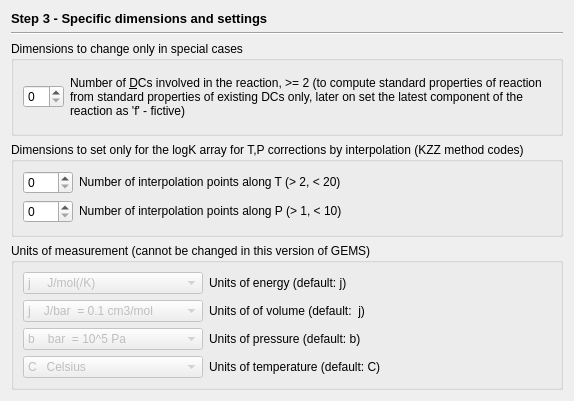
          <widget class="QWidget" name="page_2">
            <layout class="QGridLayout">
              <item row="0" column="0">
                <widget class="QLabel" name="label">
                  <property name="sizePolicy">
                    <sizepolicy hsizetype="Preferred" vsizetype="Fixed">
                      <horstretch>0</horstretch>
                      <verstretch>0</verstretch>
                    </sizepolicy>
                  </property>
                  <property name="font">
                    <font>
                      <pointsize>10</pointsize>
                      <bold>true</bold>
                    </font>
                  </property>
                  <property name="text">
                    <string>Step 3 - Specific dimensions and settings</string>
                  </property>
                </widget>
              </item>
              <item row="1" column="0">
                <widget class="Line" name="line_2">
                  <property name="orientation">
                    <enum>Qt::Horizontal</enum>
                  </property>
                </widget>
              </item>
              <item row="2" column="0">
                <widget class="QGroupBox" name="groupBox_2">
                  <property name="sizePolicy">
                    <sizepolicy hsizetype="Minimum" vsizetype="Minimum">
                      <horstretch>0</horstretch>
                      <verstretch>0</verstretch>
                    </sizepolicy>
                  </property>
                  <property name="title">
                    <string>Dimensions to change only in special cases</string>
                  </property>
                  <layout class="QHBoxLayout">
                    <item>
                      <widget class="QSpinBox" name="pnDC">
                        <property name="sizePolicy">
                          <sizepolicy hsizetype="Fixed" vsizetype="Fixed">
                            <horstretch>0</horstretch>
                            <verstretch>0</verstretch>
                          </sizepolicy>
                        </property>
                      </widget>
                    </item>
                    <item>
                      <widget class="QLabel" name="textLabel1_2_2">
                        <property name="sizePolicy">
                          <sizepolicy hsizetype="Preferred" vsizetype="Preferred">
                            <horstretch>0</horstretch>
                            <verstretch>0</verstretch>
                          </sizepolicy>
                        </property>
                        <property name="text">
                          <string>Number of &amp;DCs involved in the reaction, &gt;= 2 (to compute standard properties of reaction from standard properties of existing DCs only, later on set the latest component of the reaction as 'f' - fictive)</string>
                        </property>
                        <property name="alignment">
                          <set>Qt::AlignVCenter</set>
                        </property>
                        <property name="wordWrap">
                          <bool>true</bool>
                        </property>
                        <property name="buddy">
                          <cstring>pnDC</cstring>
                        </property>
                      </widget>
                    </item>
                  </layout>
                </widget>
              </item>
              <item row="3" column="0">
                <widget class="QGroupBox" name="groupBox_4">
                  <property name="title">
                    <string>Dimensions to set only for the logK array for T,P corrections by interpolation (KZZ method codes)   </string>
                  </property>
                  <layout class="QGridLayout">
                    <item row="0" column="0">
                      <widget class="QSpinBox" name="pnTp">
                        <property name="sizePolicy">
                          <sizepolicy hsizetype="Fixed" vsizetype="Fixed">
                            <horstretch>0</horstretch>
                            <verstretch>0</verstretch>
                          </sizepolicy>
                        </property>
                        <property name="minimumSize">
                          <size>
                            <width>50</width>
                            <height>0</height>
                          </size>
                        </property>
                      </widget>
                    </item>
                    <item row="0" column="1">
                      <widget class="QLabel" name="textLabel1">
                        <property name="text">
                          <string>Number of interpolation points along T (&gt; 2, &lt; 20)</string>
                        </property>
                        <property name="alignment">
                          <set>Qt::AlignVCenter</set>
                        </property>
                        <property name="wordWrap">
                          <bool>true</bool>
                        </property>
                      </widget>
                    </item>
                    <item row="1" column="0">
                      <widget class="QSpinBox" name="pnPp">
                        <property name="sizePolicy">
                          <sizepolicy hsizetype="Fixed" vsizetype="Fixed">
                            <horstretch>0</horstretch>
                            <verstretch>0</verstretch>
                          </sizepolicy>
                        </property>
                        <property name="minimumSize">
                          <size>
                            <width>50</width>
                            <height>0</height>
                          </size>
                        </property>
                      </widget>
                    </item>
                    <item row="1" column="1">
                      <widget class="QLabel" name="textLabel1_2">
                        <property name="text">
                          <string>Number of interpolation points along P (&gt; 1, &lt; 10)</string>
                        </property>
                        <property name="alignment">
                          <set>Qt::AlignVCenter</set>
                        </property>
                        <property name="wordWrap">
                          <bool>true</bool>
                        </property>
                      </widget>
                    </item>
                  </layout>
                </widget>
              </item>
              <item row="4" column="0">
                <widget class="QGroupBox" name="groupBox_3">
                  <property name="sizePolicy">
                    <sizepolicy hsizetype="Minimum" vsizetype="Minimum">
                      <horstretch>0</horstretch>
                      <verstretch>0</verstretch>
                    </sizepolicy>
                  </property>
                  <property name="title">
                    <string>Units of measurement (cannot be changed in this version of GEMS) </string>
                  </property>
                  <layout class="QGridLayout">
                    <item row="0" column="0">
                      <widget class="QComboBox" name="pPunE">
                        <property name="enabled">
                          <bool>false</bool>
                        </property>
                        <property name="sizePolicy">
                          <sizepolicy hsizetype="Fixed" vsizetype="Fixed">
                            <horstretch>0</horstretch>
                            <verstretch>0</verstretch>
                          </sizepolicy>
                        </property>
                        <property name="minimumSize">
                          <size>
                            <width>180</width>
                            <height>0</height>
                          </size>
                        </property>
                        <item>
                          <property name="text">
                            <string>j     J/mol(/K) </string>
                          </property>
                        </item>
                        <item>
                          <property name="text">
                            <string>c    cal/mol(/K)</string>
                          </property>
                        </item>
                        <item>
                          <property name="text">
                            <string>J     kJ/mol(/K)</string>
                          </property>
                        </item>
                        <item>
                          <property name="text">
                            <string>C    kcal/mol(/K)</string>
                          </property>
                        </item>
                        <item>
                          <property name="text">
                            <string>N   Normalized</string>
                          </property>
                        </item>
                      </widget>
                    </item>
                    <item row="0" column="1">
                      <widget class="QLabel" name="textLabel1_2_3">
                        <property name="text">
                          <string>Units of energy (default: j)</string>
                        </property>
                        <property name="wordWrap">
                          <bool>false</bool>
                        </property>
                        <property name="buddy">
                          <cstring>pPunE</cstring>
                        </property>
                      </widget>
                    </item>
                    <item row="1" column="0">
                      <widget class="QComboBox" name="pPunV">
                        <property name="enabled">
                          <bool>false</bool>
                        </property>
                        <property name="sizePolicy">
                          <sizepolicy hsizetype="Fixed" vsizetype="Fixed">
                            <horstretch>0</horstretch>
                            <verstretch>0</verstretch>
                          </sizepolicy>
                        </property>
                        <property name="minimumSize">
                          <size>
                            <width>180</width>
                            <height>0</height>
                          </size>
                        </property>
                        <item>
                          <property name="text">
                            <string>j    J/bar  = 0.1 cm3/mol</string>
                          </property>
                        </item>
                        <item>
                          <property name="text">
                            <string>a   cal/bar</string>
                          </property>
                        </item>
                        <item>
                          <property name="text">
                            <string>m   cm3/mol</string>
                          </property>
                        </item>
                      </widget>
                    </item>
                    <item row="1" column="1">
                      <widget class="QLabel" name="textLabel1_2_3_2">
                        <property name="text">
                          <string>Units of of volume (default:  j)</string>
                        </property>
                        <property name="wordWrap">
                          <bool>false</bool>
                        </property>
                        <property name="buddy">
                          <cstring>pPunV</cstring>
                        </property>
                      </widget>
                    </item>
                    <item row="2" column="0">
                      <widget class="QComboBox" name="pPunP">
                        <property name="enabled">
                          <bool>false</bool>
                        </property>
                        <property name="sizePolicy">
                          <sizepolicy hsizetype="Fixed" vsizetype="Fixed">
                            <horstretch>0</horstretch>
                            <verstretch>0</verstretch>
                          </sizepolicy>
                        </property>
                        <property name="minimumSize">
                          <size>
                            <width>180</width>
                            <height>0</height>
                          </size>
                        </property>
                        <item>
                          <property name="text">
                            <string>b    bar  = 10^5 Pa</string>
                          </property>
                        </item>
                        <item>
                          <property name="text">
                            <string>B    kbar (kilobar)</string>
                          </property>
                        </item>
                        <item>
                          <property name="text">
                            <string>p    Pa  (Pascal)</string>
                          </property>
                        </item>
                        <item>
                          <property name="text">
                            <string>P    MPa  = 10^6 Pa  </string>
                          </property>
                        </item>
                        <item>
                          <property name="text">
                            <string>A    atm (=1.013 bar)</string>
                          </property>
                        </item>
                      </widget>
                    </item>
                    <item row="2" column="1">
                      <widget class="QLabel" name="textLabel1_2_3_2_3">
                        <property name="text">
                          <string>Units of pressure (default: b)</string>
                        </property>
                        <property name="wordWrap">
                          <bool>false</bool>
                        </property>
                        <property name="buddy">
                          <cstring>pPunP</cstring>
                        </property>
                      </widget>
                    </item>
                    <item row="3" column="0">
                      <widget class="QComboBox" name="pPunT">
                        <property name="enabled">
                          <bool>false</bool>
                        </property>
                        <property name="minimumSize">
                          <size>
                            <width>180</width>
                            <height>0</height>
                          </size>
                        </property>
                        <item>
                          <property name="text">
                            <string>C   Celsius  </string>
                          </property>
                        </item>
                        <item>
                          <property name="text">
                            <string>K   Kelvin</string>
                          </property>
                        </item>
                        <item>
                          <property name="text">
                            <string>F   Fahrenheit</string>
                          </property>
                        </item>
                      </widget>
                    </item>
                    <item row="3" column="1">
                      <widget class="QLabel" name="textLabel1_2_3_2_2">
                        <property name="frameShape">
                          <enum>QFrame::NoFrame</enum>
                        </property>
                        <property name="frameShadow">
                          <enum>QFrame::Plain</enum>
                        </property>
                        <property name="text">
                          <string>Units of temperature (default: C)</string>
                        </property>
                        <property name="wordWrap">
                          <bool>false</bool>
                        </property>
                        <property name="buddy">
                          <cstring>pPunT</cstring>
                        </property>
                      </widget>
                    </item>
                  </layout>
                </widget>
              </item>
            </layout>
          </widget>
